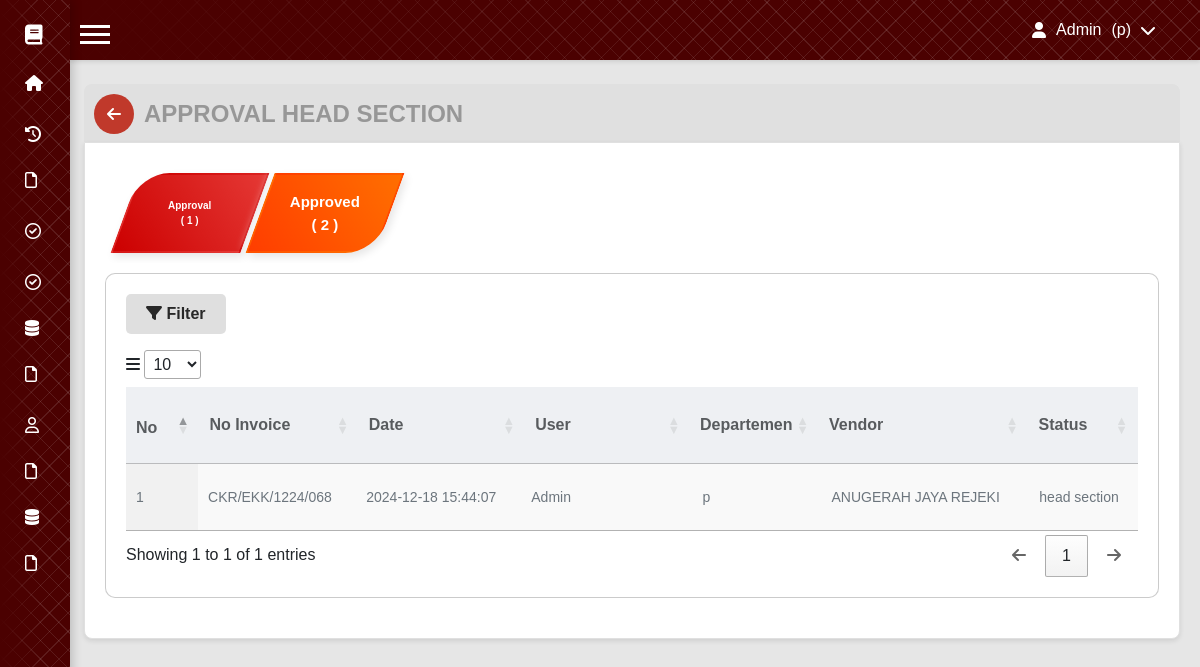
/approvalSH.php (signed in), run on the app's committed database.
### tables this page shows
CREATE TABLE `approval` (
  `id` int(11) NOT NULL,
  `id_user` int(11) NOT NULL,
  `no_invoice` varchar(20) NOT NULL,
  `date` datetime NOT NULL DEFAULT current_timestamp(),
  `dbyrkpd` int(11) DEFAULT NULL,
  `invoice` varchar(255) NOT NULL,
  `periodeAwal` date DEFAULT NULL,
  `periodeAkhir` date DEFAULT NULL,
  `tanggalPengajuan` date NOT NULL,
  `kronologi` varchar(255) DEFAULT NULL,
  `buktipesan` varchar(255) DEFAULT NULL,
  `dispo` varchar(255) DEFAULT NULL,
  `jumlahtotal` double(15,2) DEFAULT NULL,
  `jumlah_totalBukti` double(15,2) DEFAULT NULL,
  `jumlah_totalTol` double(15,2) DEFAULT NULL,
  `terbilang` varchar(255) NOT NULL,
  `status` varchar(255) NOT NULL DEFAULT 'draft',
  `revisi_by` varchar(255) NOT NULL,
  `catatan` varchar(500) DEFAULT NULL
);

CREATE TABLE `users` (
  `id` int(11) NOT NULL,
  `username` varchar(20) NOT NULL,
  `nik` varchar(50) NOT NULL,
  `email` varchar(255) NOT NULL,
  `password` varchar(255) NOT NULL,
  `dept` varchar(255) DEFAULT NULL,
  `level` enum('admin','user','head section','cost control') NOT NULL
);

CREATE TABLE `vendor` (
  `id` int(11) NOT NULL,
  `no_vendor` varchar(255) NOT NULL,
  `nama` varchar(255) NOT NULL
);

### includes/PROapSH.php (called while the page is built, shortened)
<?php
include 'config.php';
$dept = $_SESSION['dept'];
$APcount = $config->query("SELECT COUNT(*) AS count FROM approval LEFT JOIN users ON approval.id_user = users.id WHERE status ='head section'  AND users.dept = '$dept'")->fetch_assoc()['count'];
$SCcount = $config->query("SELECT COUNT(*) AS count FROM approval LEFT JOIN users ON approval.id_user = users.id WHERE status IN ('success', 'cost control') AND users.dept = '$dept'")->fetch_assoc()['count'];
?>

### approvalSH.php (the view, shortened to what this page needs)
<?php include 'includes/PROapSH.php'; ?>
<?php include 'navbar.php'; ?>
<!DOCTYPE html>
<html lang="en">
<head>
    <link href="https://maxcdn.bootstrapcdn.com/bootstrap/4.5.2/css/bootstrap.min.css" rel="stylesheet">
    <link href="https://cdn.datatables.net/1.13.1/css/jquery.dataTables.css" rel="stylesheet">
    <link href="https://cdn.datatables.net/rowreorder/1.3.2/css/rowReorder.dataTables.css" rel="stylesheet">
    <link href="https://cdn.datatables.net/responsive/2.4.1/css/responsive.dataTables.css" rel="stylesheet">
    <link href="assets/css/approval/approvalSH.css" rel="stylesheet" />
    <link rel="stylesheet" href="https://cdnjs.cloudflare.com/ajax/libs/flatpickr/4.6.13/flatpickr.min.css">
    <link href="https://cdn.jsdelivr.net/npm/sweetalert2@11/dist/sweetalert2.min.css" rel="stylesheet">
    <link rel="stylesheet" href="https://cdnjs.cloudflare.com/ajax/libs/font-awesome/6.0.0-beta3/css/all.min.css">
</head>
<body id="body">
    <div class="header">
        <a href="home.php" class="back-button">
            <i class="fas fa-arrow-left"></i>
        </a>
        <h1 class="title-form">APPROVAL HEAD SECTION</h1>
    </div>
    <div class="card">
        <div class="nav-buttons-container">
            <div class="nav-buttons">
                <button onclick="showPage(1)" id="btn-1" class="nav-btn"><span style="font-size: 10px;">Approval<br>(
                        <?php echo $APcount; ?> )</span></button>
                <button onclick="showPage(2)" id="btn-2" class="nav-btn"><span style="font-size: 15px;">Approved <br>(
                        <?php echo $SCcount; ?> )</span></button>
            </div>
        </div>
        <div class="card2">
            <div id="page-1" class="table-page">
                <div class="table-container">
                    <div>
                        <button id="showF1" class="btn-f" style="margin-bottom: 1rem;"><i
                                class="fa-solid fa-filter"></i> Filter</button>
                    </div>
                    <table id="myTable1" class="display nowrap" style="width:100%">
                        <thead>
                            <tr class="fw-semibold fs-6 bg-body-secondary opacity-75 ">
                                <th style="height: 50px;width: 40px; padding-top:1rem">No</th>
                                <th>No Invoice</th>
                                <th>Date</th>
                                <th>User</th>
                                <th>Departemen</th>
                                <th>Vendor</th>
                                <th>Status</th>
                            </tr>
                        </thead>
                        <tbody>
                            <?php
                            include 'includes/config.php';
                            $query = "SELECT approval.*, vendor.no_vendor, vendor.nama as vendor, users.dept as dept ,users.username as user
                             FROM approval
                             LEFT JOIN vendor ON approval.dbyrkpd = vendor.id
                             LEFT JOIN users ON approval.id_user = users.id WHERE status = 'head section'
                             AND users.dept = '$dept'";
                            $query .= " ORDER BY approval.date DESC";
                            $result = mysqli_query($config, $query);
                            $no = 1;
                            while ($row = mysqli_fetch_assoc($result)) {
                            ?>
                                <tr class="clickable-row1 text-muted  " style="font-size: 14px;" data-id="<?php echo $row['id']; ?>">
                                    <td style="height: 50px;"><?php echo $no++; ?></td>
                                    <td><?php echo htmlspecialchars($row['no_invoice']); ?></td>
                                    <td><?php echo htmlspecialchars($row['date']); ?></td>
                                    <td style="width: 10rem;"><?php echo htmlspecialchars($row['user']); ?></td>
                                    <td><?php echo htmlspecialchars($row['dept']); ?></td>
                                    <td><?php echo htmlspecialchars($row['vendor']); ?></td>
                                    <td><?php echo htmlspecialchars($row['status']); ?></td>
                                </tr>
                            <?php
                            }
                            ?>
                        </tbody>
                    </table>
                </div>
            </div>
        </div>
    </div>
</body>
</html>

### assets/css/styles.css (style rules this page uses)
body { display: flex; font-family: "Segoe UI", Tahoma, Geneva, Verdana, sans-serif; margin: 0; overflow-x: hidden; }

### assets/css/approval/approvalSH.css (style rules this page uses)
:root { --color1: linear-gradient(45deg, #ff7f7f, #ff4d4d); --color2: linear-gradient(45deg, #ff3d00, #ff6f00); --color1-dark: linear-gradient(45deg, #cc0000, #e53935); --color2-dark: linear-gradient(45deg, #c62828, #d32f2f); --hover-color1: linear-gradient(45deg, #ff6f6f, #ff3d3d); --hover-color2: linear-gradient(45deg, #ff4d00, #ff8c00); color: #f5f3f3; }
body { font-family: Arial, sans-serif; margin: 0; padding: 20px; background-color: #e6e6e6; }
.header { display: flex; max-width: 100%; align-items: center; background-color: #e0e0e0; padding: 10px; border-radius: 8px 8px 0 0; margin-bottom: -1px; margin-top: 4rem; margin-left: 4rem; }
.back-button { background-color: #c0392b; border: none; border-radius: 50%; color: white; width: 40px; height: 40px; display: flex; align-items: center; justify-content: center; margin-right: 10px; cursor: pointer; transition: background-color 0.3s; }
.title-form { font-weight: 600; }
h1 { font-size: 24px; margin: 0; color: #6f6f6fa5; }
.card { max-width: 100%; padding: 20px; border-radius: 0 0 8px 8px; box-shadow: 0 2px 5px rgba(0, 0, 0, 0.1); overflow: hidden; border: 1px solid #e0e0e0; margin-top: -1px; margin-left: 4rem; overflow: visible; }
.card2 { margin-top: 10px; border: 1px solid rgba(128, 128, 128, 0.5); padding: 20px; margin-bottom: 20px; background-color: white; border: 1px solid #9f9f9f89; border-radius: 10px; width: calc(100% - 0px); transition: box-shadow 0.3s ease, width 0.3s ease; }
.nav-btn { border: 2px solid transparent; box-shadow: 4px 4px 8px rgba(0, 0, 0, 0.1), -4px -4px 8px rgba(255, 255, 255, 0.5); width: 130px; height: 80px; cursor: pointer; transition: background-color 0.3s, color 0.3s, border-color 0.3s, box-shadow 0.3s, transform 0.3s; position: relative; font-weight: bold; text-align: center; color: #ffffff; display: flex; align-items: center; justify-content: center; }
.nav-btn::before { content: ''; position: absolute; top: 0; left: 0; width: 100%; height: 100%; background: rgba(0, 0, 0, 0.1); transition: opacity 0.3s; z-index: -1; opacity: 0; }
.nav-btn::after { content: ''; position: absolute; bottom: 0; left: 50%; width: 0; height: 3px; background: #f4f1f1; transition: width 0.3s, left 0.3s; transform: translateX(-0%); }
.nav-btn.active { color: white; background-color: transparent; }
#btn-1.active { background: var(--color1-dark) !important; }
#btn-1 { border-radius: 30px 0 0 0; transform: skew(-20deg); background: var(--color1); margin-left: 20px; }
#btn-2 { border-radius: 0 0 30px 0 ; transform: skew(-20deg); background: var(--color2); }
#btn-1 span, #btn-2 span { display: block; transform: skew(20deg); }
.nav-buttons-container { overflow-x: auto; white-space: nowrap; padding: 10px 0; }
.nav-buttons { display: flex; gap: 5px; }
.nav-btn { flex: 0 0 auto; min-width: 100px; white-space: normal; overflow: hidden; }
.nav-btn.active { background-color: #007bff; color: white; }
html { scrollbar-color: red #f1f1f1; scrollbar-width: thin; }

### approvalSH.php (style rules this page uses)
.btn-f { background: #b3b3b36a; font-weight: 600; color: #282828; border: none; border-radius: 5px; padding: 8px 20px; font-size: 16px; cursor: pointer; transition: background 0.3s ease; }

### data on the page
approval: no_invoice "CKR/EKK/1224/068", date "2024-12-18 15:44:07", id_user.username "Admin", id_user.dept "p", vendor.nama "ANUGERAH JAYA REJEKI", status "head section"

### other printed values
$_SESSION['username'] "Admin"
$_SESSION['dept'] "p"
$APcount "1"
$SCcount "2"
